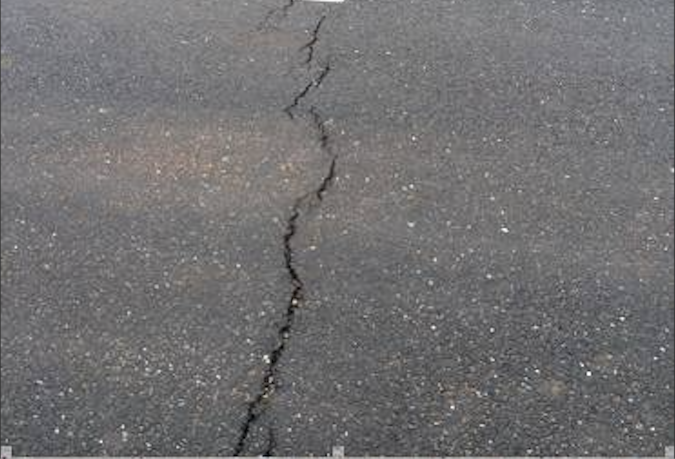
#> input picture inputResources/image3.png, 1350 x 918 px, found by its file name (shown at 1/2 size)
$ python graphCutModule.py
#> lines starting #> are read from the running program, lines starting #| are printed output that depends on the picture
# code:utf-8
import os
import sys
import cv2
# 导入time模块
import time
import numpy as np
sys.path.append("../usefulTools")
'''
    用于图像背景分割,所有命名都是驼峰命名法
'''


def regionCut(inputPath,coordinate,outputPath):
    # 打印时间为后续保存时间戳做准备
    currentTime=time.strftime('%Y-%m-%d %H:%M:%S',time.localtime(time.time()))
    print(time.strftime('%Y-%m-%d %H:%M:%S',time.localtime(time.time())))
    print("图片保存路径：",inputPath)
    print("显示传入图片名称:",outputPath)
    print("显示传入坐标:",coordinate)
    # 读取图像
    img = cv2.imread(inputPath)
#> img is the input picture: shape (918, 1350, 3); mean B, G, R 113.7, 112.7, 113.7
    imgorgb = cv2.cvtColor(img,cv2.COLOR_BGR2RGB)
    mask = np.zeros(img.shape[:2],np.uint8)
    bgd = np.zeros((1,65),np.float64)
    fgd = np.zeros((1,65),np.float64)
    # 划定区域ff
    mask[coordinate[0]:coordinate[1],coordinate[2]:coordinate[3]]=1
    #函数返回值为mask,bgdModel,fgdModel
    cv2.grabCut(img,mask,None,bgd,fgd,5,cv2.GC_INIT_WITH_MASK)
    #0和2做背景
    mask2 = np.where((mask==2)|(mask==0),0,1).astype('uint8')
    #使用蒙板来获取前景区域
    img = img*mask2[:,:,np.newaxis]
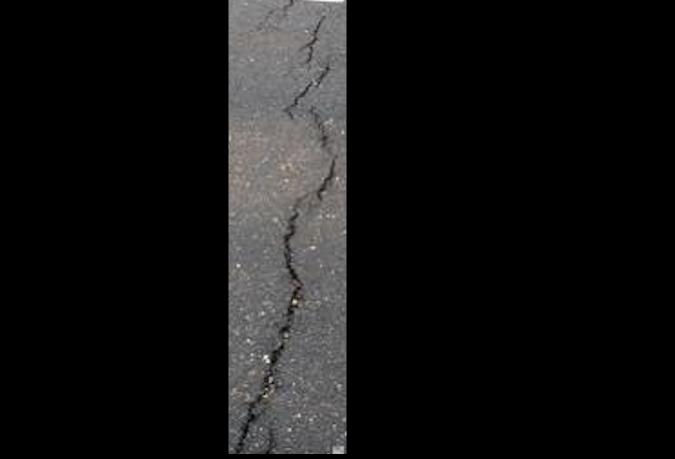
#> img: shape (918, 1350, 3) (shown at 1/2 size); mean B, G, R 19.1, 19.1, 19.4
    cv2.imshow('cutgraph',img)
    cv2.imwrite(outputPath+"cutStep/img_{}.jpg".format(currentTime),img)
    cv2.waitKey(0)
    cv2.destroyAllWindows()
    cv2.waitKey(1)
    return "the region has been successfully cut"
if __name__=="__main__":
    # 测试主函
    # 测试文件夹地址
    coordinate=[0,908,457,693]
    outputPath="/Users/haiyang/Desktop/work/CDsoftware/outputResults"
    regionCut("/Users/haiyang/Desktop/work/CDsoftware/inputResources/image3.png",coordinate,outputPath)
